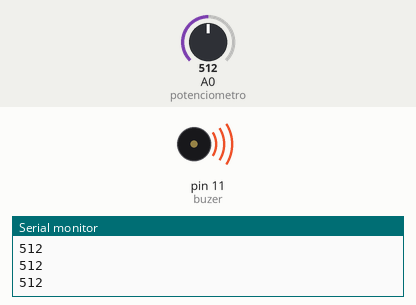
A sketch run on a simulated Arduino Uno, built with avr-gcc and run on an emulated ATmega328P. Parts: buzzer (waves = sounding), the last lines printed to the serial monitor. The inputs (shaded band) are chosen by the test bench; at power-on: A0 (potenciometro) = 512.

Above: at 1.2 s.
1.3 s: A0 (potenciometro) set to 0
At 2.5 s:
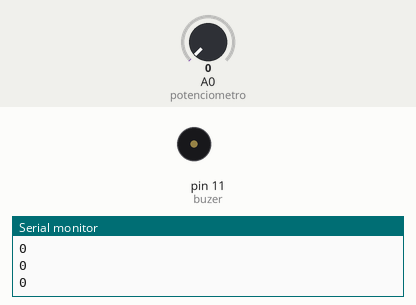
2.8 s: A0 (potenciometro) set to 122
At 3.7 s:
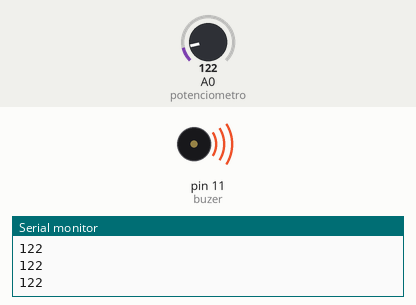
Timing chart, 0 to 5.8 s (numbered marks = the images above; inputs shaded):
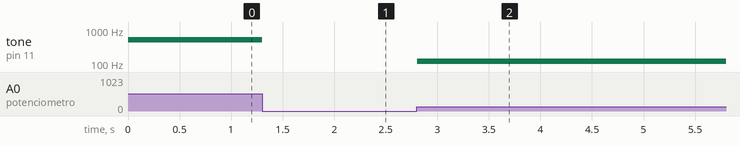

Measured:
- after the input at 1.3 s, tone on pin 11 (buzer): 512 Hz → silent at once
- after the input at 2.8 s, tone on pin 11 (buzer): silent → 122 Hz at once

The sketch:

potenciometro.ino
```cpp
int potenciometro = A0;
int valorPotenciometro = 0;
int buzer = 11;

void setup() {
Serial.begin (9600);
pinMode (buzer , OUTPUT);
}

void loop() {
  valorPotenciometro = analogRead (potenciometro);
  Serial.println (valorPotenciometro);
  tone (buzer , valorPotenciometro ,1000);

}
```
